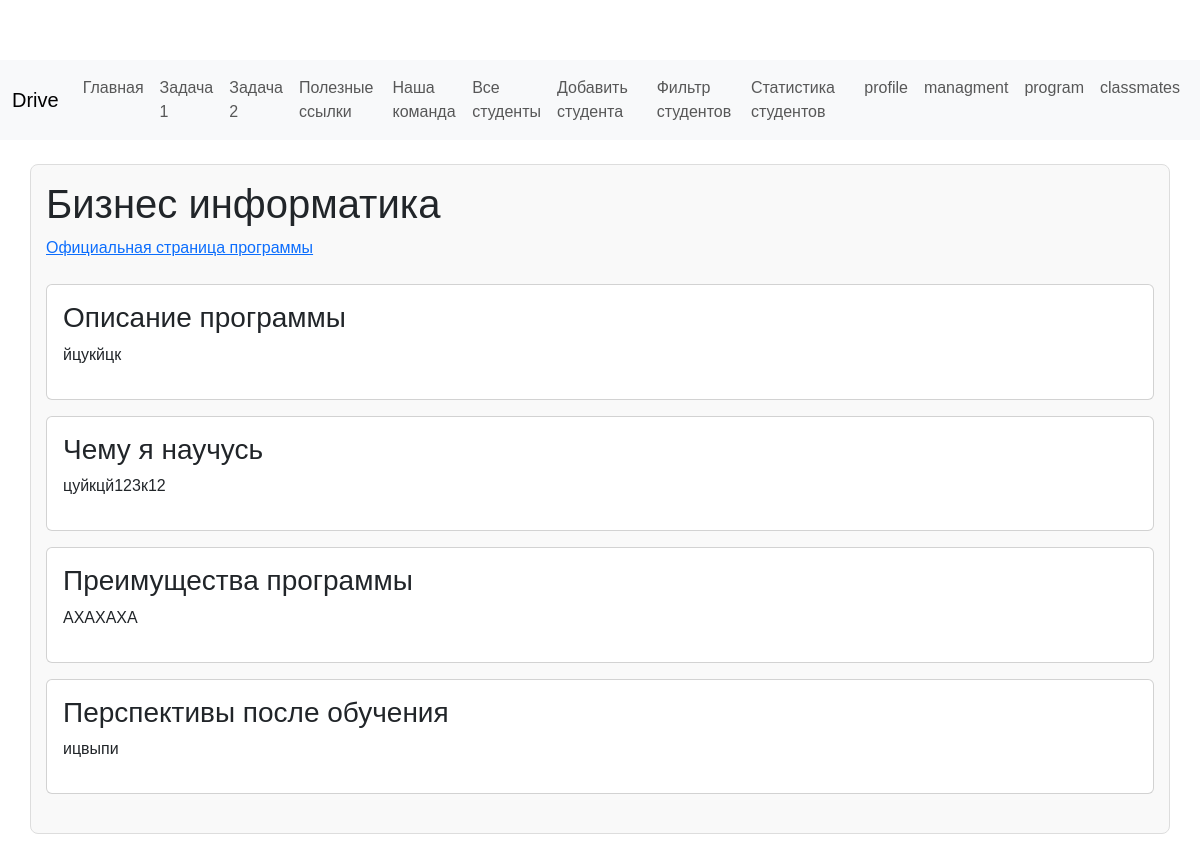
Screenshot of /hse/program/ with the database file from the repository.
### hse_education/models.py (models this page shows)
class EducationalProgram(models.Model):
    title = models.CharField("Название", max_length=200)
    url = models.URLField("Ссылка на программу")
    description = models.TextField("Описание")
    skills = models.TextField("Чему научусь")
    advantages = models.TextField("Преимущества")
    prospects = models.TextField("Перспективы")

### hse_education/views.py (the view)
# urls.py: path('program/', views.program_page, name='program'),
def program_page(request):
    program = EducationalProgram.objects.first()
    return render(request, 'program.html', {'program': program})

### hse_education/templates/program.html
{% extends 'base.html' %}
{% block content %}
<h1>{{ program.title }}</h1>
<a href="{{ program.url }}" target="_blank">Официальная страница программы</a>
<div class="card mt-4">
    <div class="card-body">
        <h3>Описание программы</h3>
        <p>{{ program.description }}</p>
    </div>
</div>
<div class="card mt-3">
    <div class="card-body">
        <h3>Чему я научусь</h3>
        <p>{{ program.skills }}</p>
    </div>
</div>
<div class="card mt-3">
    <div class="card-body">
        <h3>Преимущества программы</h3>
        <p>{{ program.advantages }}</p>
    </div>
</div>
<div class="card mt-3 mb-4">
    <div class="card-body">
        <h3>Перспективы после обучения</h3>
        <p>{{ program.prospects }}</p>
    </div>
</div>
{% endblock %}

### BodrovaApp/static/css/main.css (style rules this page uses)
body { font-family: Arial, sans-serif; margin: 0; padding-top: 60px; }

### rows the page displays
EducationalProgram: title "Бизнес информатика", description "йцукйцк", skills "цуйкцй123к12", advantages "АХАХАХА", prospects "ицвыпи"
